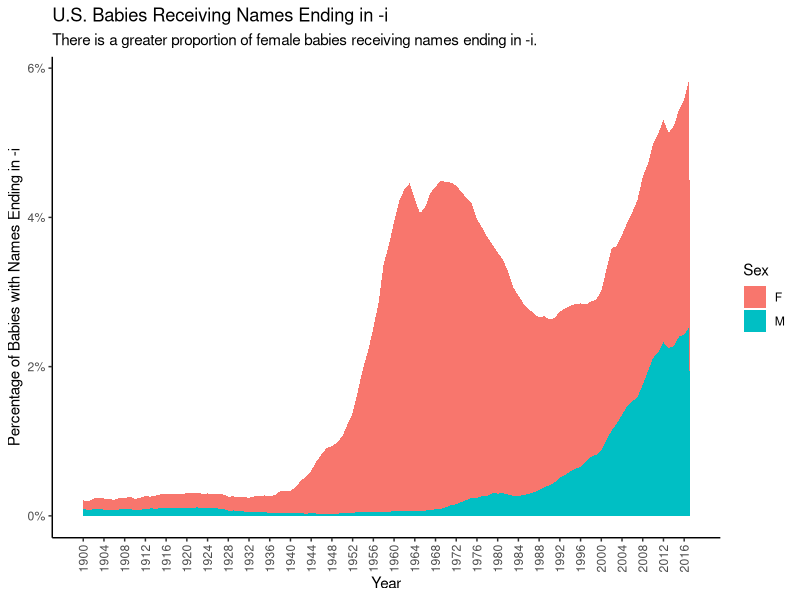

Recreate this plot in R.
## ---- chunk 1
#| echo: false
#| message: false
library(tidyverse)
## ---- chunk 2
#| echo: false
#| message: false
x <- read_csv("data/i_names.csv")
x |>
  summarize(sum_prop = sum(prop), .by = c(year, sex)) |>
  filter(year >= 1900) |>
  ggplot(aes(x = year, y = sum_prop, fill = sex)) + 
  geom_area() + 
  scale_x_continuous(breaks = seq(1900, 2016, 4)) +
  scale_y_continuous(labels = scales::percent) +
  theme_classic() +
  theme(axis.text.x = element_text(angle = 90, vjust = 0.5)) +
  labs(
    title = "U.S. Babies Receiving Names Ending in -i",
    subtitle = "There is a greater proportion of female babies receiving names ending in -i.",
    x = "Year",
    y = "Percentage of Babies with Names Ending in -i",
    fill = "Sex"
  )
